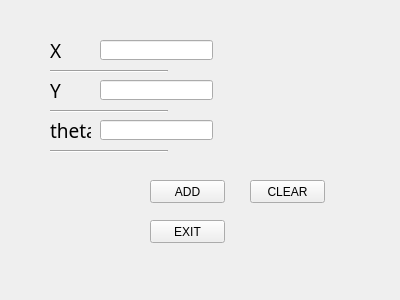
<?xml version="1.0" encoding="UTF-8"?>
<ui version="4.0">
 <class>InputWidget</class>
 <widget class="QWidget" name="InputWidget">
  <property name="geometry">
   <rect>
    <x>0</x>
    <y>0</y>
    <width>400</width>
    <height>300</height>
   </rect>
  </property>
  <property name="windowTitle">
   <string>Form</string>
  </property>
  <widget class="QLabel" name="xlabel">
   <property name="geometry">
    <rect>
     <x>50</x>
     <y>40</y>
     <width>41</width>
     <height>21</height>
    </rect>
   </property>
   <property name="font">
    <font>
     <family>Agency FB</family>
     <pointsize>14</pointsize>
    </font>
   </property>
   <property name="text">
    <string>X</string>
   </property>
   <property name="textFormat">
    <enum>Qt::AutoText</enum>
   </property>
  </widget>
  <widget class="QLabel" name="ylabel">
   <property name="geometry">
    <rect>
     <x>50</x>
     <y>80</y>
     <width>41</width>
     <height>21</height>
    </rect>
   </property>
   <property name="font">
    <font>
     <family>Agency FB</family>
     <pointsize>14</pointsize>
    </font>
   </property>
   <property name="text">
    <string>Y</string>
   </property>
   <property name="textFormat">
    <enum>Qt::AutoText</enum>
   </property>
  </widget>
  <widget class="QLabel" name="thetalabel">
   <property name="geometry">
    <rect>
     <x>50</x>
     <y>120</y>
     <width>41</width>
     <height>21</height>
    </rect>
   </property>
   <property name="font">
    <font>
     <family>Agency FB</family>
     <pointsize>14</pointsize>
    </font>
   </property>
   <property name="text">
    <string>theta</string>
   </property>
   <property name="textFormat">
    <enum>Qt::AutoText</enum>
   </property>
  </widget>
  <widget class="Line" name="line">
   <property name="geometry">
    <rect>
     <x>50</x>
     <y>70</y>
     <width>118</width>
     <height>3</height>
    </rect>
   </property>
   <property name="orientation">
    <enum>Qt::Horizontal</enum>
   </property>
  </widget>
  <widget class="Line" name="line_2">
   <property name="geometry">
    <rect>
     <x>50</x>
     <y>110</y>
     <width>118</width>
     <height>3</height>
    </rect>
   </property>
   <property name="orientation">
    <enum>Qt::Horizontal</enum>
   </property>
  </widget>
  <widget class="Line" name="line_3">
   <property name="geometry">
    <rect>
     <x>50</x>
     <y>150</y>
     <width>118</width>
     <height>3</height>
    </rect>
   </property>
   <property name="orientation">
    <enum>Qt::Horizontal</enum>
   </property>
  </widget>
  <widget class="QLineEdit" name="xlineEdit">
   <property name="geometry">
    <rect>
     <x>100</x>
     <y>40</y>
     <width>113</width>
     <height>20</height>
    </rect>
   </property>
  </widget>
  <widget class="QLineEdit" name="ylineEdit">
   <property name="geometry">
    <rect>
     <x>100</x>
     <y>120</y>
     <width>113</width>
     <height>20</height>
    </rect>
   </property>
  </widget>
  <widget class="QLineEdit" name="thetalineEdit">
   <property name="geometry">
    <rect>
     <x>100</x>
     <y>80</y>
     <width>113</width>
     <height>20</height>
    </rect>
   </property>
  </widget>
  <widget class="QPushButton" name="add_button">
   <property name="geometry">
    <rect>
     <x>150</x>
     <y>180</y>
     <width>75</width>
     <height>23</height>
    </rect>
   </property>
   <property name="text">
    <string>ADD</string>
   </property>
  </widget>
  <widget class="QPushButton" name="clear_button">
   <property name="geometry">
    <rect>
     <x>250</x>
     <y>180</y>
     <width>75</width>
     <height>23</height>
    </rect>
   </property>
   <property name="text">
    <string>CLEAR</string>
   </property>
  </widget>
  <widget class="QPushButton" name="exit_button">
   <property name="geometry">
    <rect>
     <x>150</x>
     <y>220</y>
     <width>75</width>
     <height>23</height>
    </rect>
   </property>
   <property name="text">
    <string>EXIT</string>
   </property>
  </widget>
 </widget>
 <resources/>
 <connections/>
</ui>
